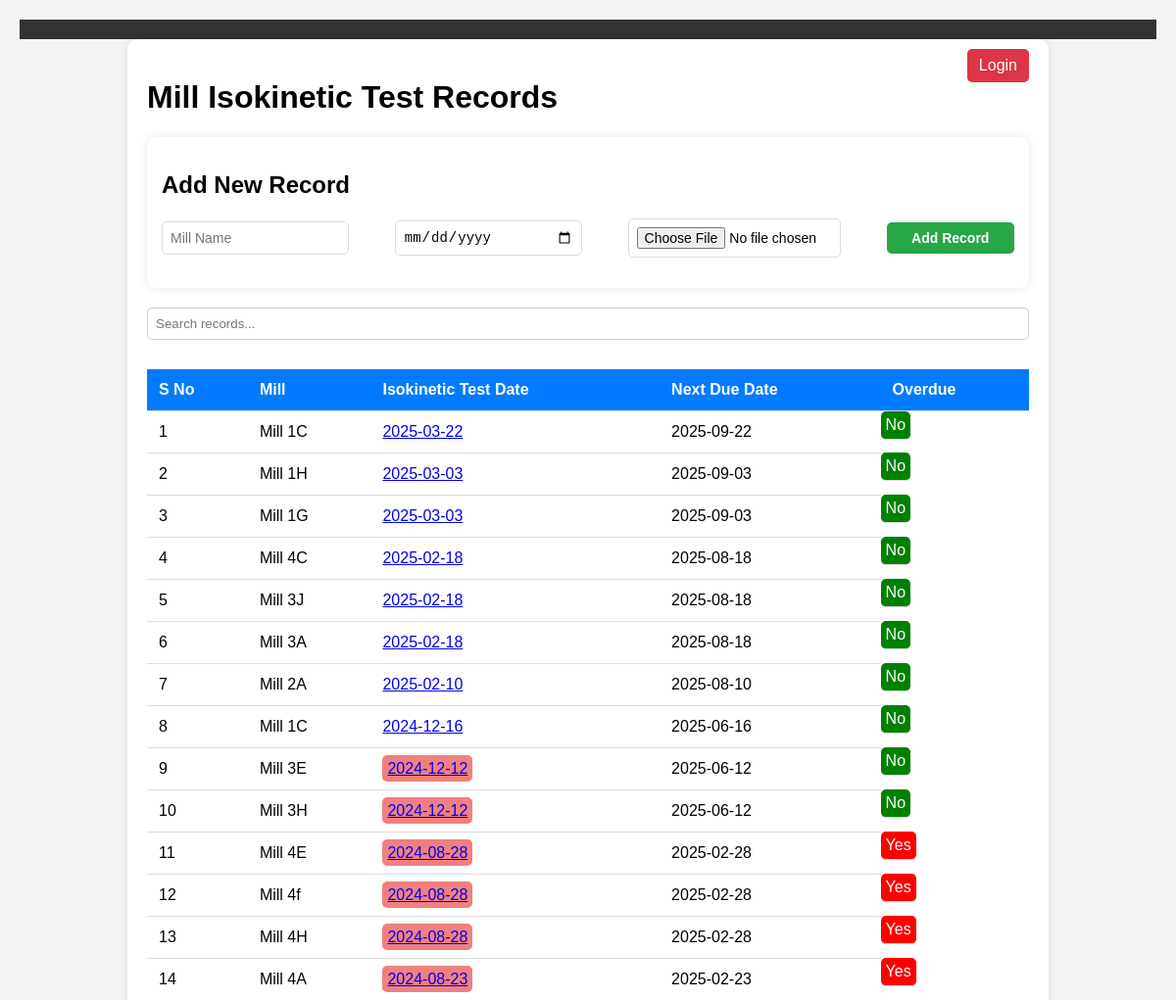
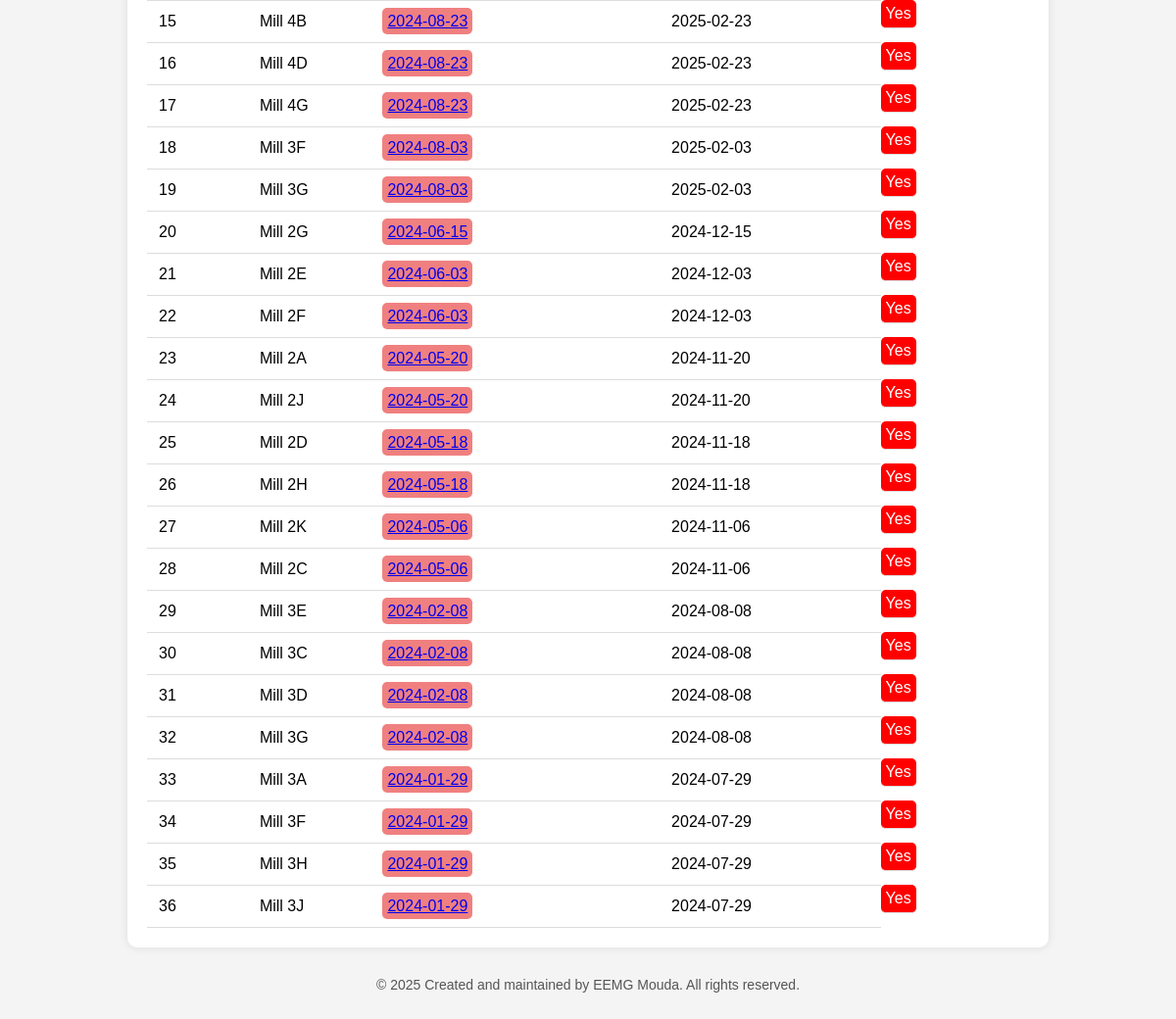
Page /dashboard.php on the committed database (2 pictures, top to bottom).
### tables this page shows
CREATE TABLE `mill_tests` (
  `id` int NOT NULL,
  `mill` varchar(255) NOT NULL,
  `test_date` date NOT NULL,
  `report_path` varchar(255) DEFAULT NULL
);

### dashboard.php (the view, shortened to what this page needs)
<?php include 'header.php'; ?>
<?php
require 'config.php';
$page = $_GET['page'] ?? 1;
$limit = 20;
$offset = ($page - 1) * $limit;
$query = "SELECT id, mill, test_date, DATE_ADD(test_date, INTERVAL 6 MONTH) AS next_due_date, report_path FROM mill_tests ORDER BY test_date DESC";
$stmt = $pdo->query($query);
$results = $stmt->fetchAll();
?>
<!DOCTYPE html>
<html>
<head>
</head>
<body>
    <div class="container">
        <?php if (isset($_SESSION['user_id'])): ?>
            <a href="logout.php" class="logout">Logout</a>
        <?php else: ?>
            <a href="login.php" class="logout">Login</a>
        <?php endif; ?>
        <h1>Mill Isokinetic Test Records</h1>
         <div class="add-record-form">
            <h2>Add New Record</h2>
            <form method="post" enctype="multipart/form-data">
                <input type="text" name="mill" required placeholder="Mill Name">
                <input type="date" name="test_date" required>
                <input type="file" name="report" accept="application/pdf">
                <button type="submit">Add Record</button>
            </form>
        </div>
        <input type="text" id="searchBox" onkeyup="searchTable()" placeholder="Search records...">
        <table id="millTable">
            <thead>
                <tr>
                    <th onclick="sortTable(0)">S No</th>
                    <th onclick="sortTable(1)">Mill</th>
                    <th onclick="sortTable(2)">Isokinetic Test Date</th>
                    <th onclick="sortTable(3)">Next Due Date</th>
                    <th onclick="sortTable(4)">Overdue</th>
                </tr>
            </thead>
            <tbody>
                <?php $sno = $offset + 1; foreach ($results as $row): ?>
                    <tr>
                        <td><?= $sno++ ?></td>
                        <td><?= htmlspecialchars($row['mill']) ?></td>
                        <td>
                            <a href="<?= htmlspecialchars($row['report_path'] ?? '#') ?>"
                               target="_blank"
                               class="<?= $row['report_path'] ? '' : 'no-report' ?>">
                               <?= $row['test_date'] ?>
                            </a>
                        </td>
                        <td><?= $row['next_due_date'] ?></td>
                        <td class="overdue <?= strtotime($row['next_due_date']) < time() ? 'yes' : 'no' ?>">
                            <?= strtotime($row['next_due_date']) < time() ? 'Yes' : 'No' ?>
                        </td>
                    </tr>
                <?php endforeach; ?>
            </tbody>
        </table>
    </div>
    <?php include 'footer.php'; ?>
</body>
</html>

### header.php (shortened to what this page needs)
<div class="topbar">
</div>

### footer.php
<footer style="text-align: center; padding: 10px; margin-top: 20px; font-size: 14px; color: #555;">
    &copy; <?php echo date("Y"); ?> Created and maintained by EEMG Mouda. All rights reserved.
</footer>

### header.php (style rules this page uses)
.topbar { background: #333; color: white; padding: 10px; display: flex; justify-content: flex-end; align-items: center; }

### dashboard.php (style rules this page uses)
body { font-family: Arial, sans-serif; background-color: #f4f4f4; margin: 0; padding: 20px; }
.container { max-width: 900px; margin: auto; background: white; padding: 20px; border-radius: 10px; box-shadow: 0 0 10px rgba(0, 0, 0, 0.1); position: relative; }
.logout { position: absolute; top: 10px; right: 20px; padding: 8px 12px; background-color: #dc3545; color: white; border-radius: 5px; text-decoration: none; }
table { width: 100%; border-collapse: collapse; margin-top: 20px; }
th, td { padding: 12px; text-align: left; border-bottom: 1px solid #ddd; }
th { background-color: #007bff; color: white; cursor: pointer; }
.overdue { padding: 5px; border-radius: 5px; color: white; display: inline-block; }
.overdue.yes { background-color: red; }
.overdue.no { background-color: green; }
.no-report { background-color: lightcoral; padding: 5px; border-radius: 5px; }
#searchBox { margin-bottom: 10px; padding: 8px; width: 100%; border: 1px solid #ccc; border-radius: 5px; }
.add-record-form { background: #fff; padding: 15px; margin-bottom: 20px; border-radius: 10px; box-shadow: 0 0 10px rgba(0, 0, 0, 0.1); }
.add-record-form form { display: flex; align-items: center; justify-content: space-between; flex-wrap: wrap; gap: 10px; }
.add-record-form input, .add-record-form button { padding: 8px; border: 1px solid #ddd; border-radius: 5px; font-size: 14px; }
.add-record-form input { width: 22%; }
.add-record-form input[type="file"] { width: 25%; }
.add-record-form button { background: #28a745; color: white; font-weight: bold; cursor: pointer; border: none; transition: background 0.3s ease; width: 15%; }

### rows in the picture
mill_tests: mill "Mill 1C", test_date "2025-03-22", next_due_date "2025-09-22", shows "No"
mill_tests: mill "Mill 1H", test_date "2025-03-03", next_due_date "2025-09-03", shows "No"
mill_tests: mill "Mill 1G", test_date "2025-03-03", next_due_date "2025-09-03", shows "No"
mill_tests: mill "Mill 4C", test_date "2025-02-18", next_due_date "2025-08-18", shows "No"
mill_tests: mill "Mill 3J", test_date "2025-02-18", next_due_date "2025-08-18", shows "No"
mill_tests: mill "Mill 3A", test_date "2025-02-18", next_due_date "2025-08-18", shows "No"
mill_tests: mill "Mill 2A", test_date "2025-02-10", next_due_date "2025-08-10", shows "No"
mill_tests: mill "Mill 1C", test_date "2024-12-16", next_due_date "2025-06-16", shows "No"
mill_tests: mill "Mill 3E", test_date "2024-12-12", next_due_date "2025-06-12", shows "No"
mill_tests: mill "Mill 3H", test_date "2024-12-12", next_due_date "2025-06-12", shows "No"
mill_tests: mill "Mill 4E", test_date "2024-08-28", next_due_date "2025-02-28", shows "Yes"
mill_tests: mill "Mill 4f", test_date "2024-08-28", next_due_date "2025-02-28", shows "Yes"
mill_tests: mill "Mill 4H", test_date "2024-08-28", next_due_date "2025-02-28", shows "Yes"
mill_tests: mill "Mill 4A", test_date "2024-08-23", next_due_date "2025-02-23", shows "Yes"
mill_tests: mill "Mill 4B", test_date "2024-08-23", next_due_date "2025-02-23", shows "Yes"
mill_tests: mill "Mill 4D", test_date "2024-08-23", next_due_date "2025-02-23", shows "Yes"
mill_tests: mill "Mill 4G", test_date "2024-08-23", next_due_date "2025-02-23", shows "Yes"
mill_tests: mill "Mill 3F", test_date "2024-08-03", next_due_date "2025-02-03", shows "Yes"
mill_tests: mill "Mill 3G", test_date "2024-08-03", next_due_date "2025-02-03", shows "Yes"
mill_tests: mill "Mill 2G", test_date "2024-06-15", next_due_date "2024-12-15", shows "Yes"
mill_tests: mill "Mill 2E", test_date "2024-06-03", next_due_date "2024-12-03", shows "Yes"
mill_tests: mill "Mill 2F", test_date "2024-06-03", next_due_date "2024-12-03", shows "Yes"
mill_tests: mill "Mill 2A", test_date "2024-05-20", next_due_date "2024-11-20", shows "Yes"
mill_tests: mill "Mill 2J", test_date "2024-05-20", next_due_date "2024-11-20", shows "Yes"
mill_tests: mill "Mill 2D", test_date "2024-05-18", next_due_date "2024-11-18", shows "Yes"
mill_tests: mill "Mill 2H", test_date "2024-05-18", next_due_date "2024-11-18", shows "Yes"
mill_tests: mill "Mill 2K", test_date "2024-05-06", next_due_date "2024-11-06", shows "Yes"
mill_tests: mill "Mill 2C", test_date "2024-05-06", next_due_date "2024-11-06", shows "Yes"
mill_tests: mill "Mill 3E", test_date "2024-02-08", next_due_date "2024-08-08", shows "Yes"
mill_tests: mill "Mill 3C", test_date "2024-02-08", next_due_date "2024-08-08", shows "Yes"
mill_tests: mill "Mill 3D", test_date "2024-02-08", next_due_date "2024-08-08", shows "Yes"
mill_tests: mill "Mill 3G", test_date "2024-02-08", next_due_date "2024-08-08", shows "Yes"
mill_tests: mill "Mill 3A", test_date "2024-01-29", next_due_date "2024-07-29", shows "Yes"
mill_tests: mill "Mill 3F", test_date "2024-01-29", next_due_date "2024-07-29", shows "Yes"
mill_tests: mill "Mill 3H", test_date "2024-01-29", next_due_date "2024-07-29", shows "Yes"
mill_tests: mill "Mill 3J", test_date "2024-01-29", next_due_date "2024-07-29", shows "Yes"
